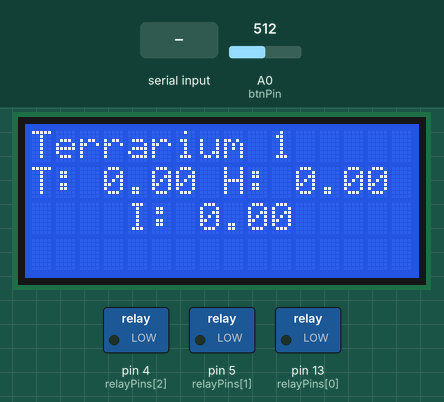
Simulated run of this sketch. Board: Arduino Uno, built with avr-gcc and run on an emulated ATmega328P. On the bench: 16×4 character LCD, switched loads named in the sketch (green lamp = pin HIGH). Inputs (shaded band) come from the test bench; at power-on: A0 (btnPin) = 512.

Above: at 1.2 s.
1.3 s: "90,45\n" received over Serial
At 1.7 s:
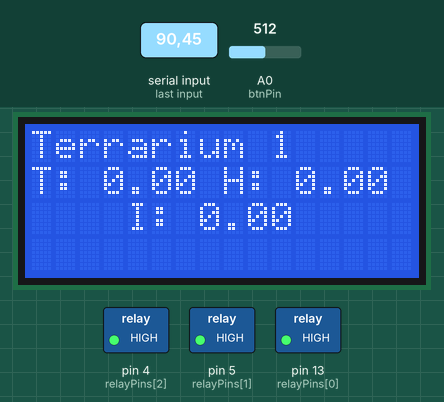
Timing chart, 0 to 4.3 s (numbered marks = the images above; inputs shaded):
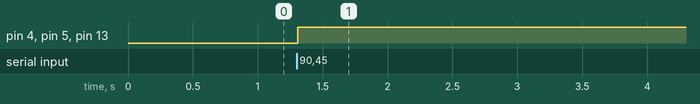

Measured:
- after the input at 1.3 s, pin 4 (relayPins[2]), pin 5 (relayPins[1]), pin 13 (relayPins[0]): LOW → HIGH at once

The sketch:

BCBT_git.ino
```cpp
/* by bewayos
  beta 0.2.3
  The project is under active development, additional data will be available soon, at the moment this code is needed to test the basic functions
*/
#include <LiquidCrystal_I2C.h>
#include <Wire.h>

// Initializing the LCD
LiquidCrystal_I2C lcd(0x27, 16, 4);

// Analog input for buttons
const int btnPin = A0;

// Pin for relays
const int relayPins[3] = {13, 5, 4}; // Relay for each group

// Variables for menu control
int currentGroup = 0;
int currentParam = 0;
bool inGroup = false;  // Are we within the group
bool needUpdate = true;  // Checkbox to refresh the display
const int numGroups = 3;
const int numParams = 3;
float sensorValues[numGroups][numParams]; // Data from sensors
int thresholdValues[numGroups][numParams] = {
  {30, 50, 700}, // Set values for Temp, Humidity, Illuminance
  {25, 45, 600},
  {28, 50, 800}
};

void setup() {
  lcd.begin();
  lcd.backlight();
  pinMode(btnPin, INPUT);
  for (int i = 0; i < 3; i++) {
    pinMode(relayPins[i], OUTPUT);
  }
  Serial.begin(9600);
}

void loop() {
  readSerialData(); // Function for reading data from the serial port
  int btnValue = analogRead(btnPin);
  static int lastButtonState = -1;  // Save the last state of the button to ensure debounce
  static unsigned long lastDebounceTime = 0; // Time of the last valid press
  unsigned long debounceDelay = 50;

  // Checking the values from the analog input to determine the pressed button
  if (btnValue > 1012 && btnValue < 1014) {
    handleButtonPress(1, &lastButtonState, &lastDebounceTime, debounceDelay);
  } else if (btnValue > 1002 && btnValue < 1004) {
    handleButtonPress(2, &lastButtonState, &lastDebounceTime, debounceDelay);
  } else if (btnValue > 976 && btnValue < 978) {
    handleButtonPress(3, &lastButtonState, &lastDebounceTime, debounceDelay);
  } else if (btnValue > 853 && btnValue < 855) {
    handleButtonPress(4, &lastButtonState, &lastDebounceTime, debounceDelay);
  } else {
    lastButtonState = -1;// If there are no active clicks, reset the last state
  }

  // Check if the display needs to be updated
  if (needUpdate) {
    displayMenu();
    needUpdate = false;
  }
  delay(100);
}

void handleButtonPress(int buttonNumber, int* lastButtonState, unsigned long* lastDebounceTime, unsigned long debounceDelay) {
  unsigned long currentTime = millis();
  if (*lastButtonState != buttonNumber && (currentTime - *lastDebounceTime) > debounceDelay) {
    *lastButtonState = buttonNumber;
    *lastDebounceTime = currentTime;
    needUpdate = true;  // Check the box to update the display
    switch (buttonNumber) {
      case 1: // Next / switches parameters in the edit mode
        if (inGroup) {
          currentParam = (currentParam + 1) % numParams;
        } else {
          currentGroup = (currentGroup + 1) % numGroups;
        }
        break;
      case 2: // OK / BACK
        inGroup = !inGroup;
        currentParam = 0; // Reset the parameter selection when entering the group
        break;
      case 3: // Increasing the value of the parameter
        if (inGroup) thresholdValues[currentGroup][currentParam]++;
        break;
      case 4: // Reducing the value of the parameter
        if (inGroup) thresholdValues[currentGroup][currentParam]--;
        break;
    }
  }
}

void readSerialData() {
  // Check if there is any data available on the serial port
  if (Serial.available()) {
    String dataString = Serial.readStringUntil('\n');
    // Pass the data string to the parseSerialData function for further processing
    parseSerialData(dataString);
  }
}

void parseSerialData(String data) {
  // Iterate over each group of sensor data included in the received string
  for (int group = 0; group < numGroups; group++) {
    sensorValues[group][0] = getValue(data, group * 3);      // Temp
    sensorValues[group][1] = getValue(data, group * 3 + 1);  // Humidity
    sensorValues[group][2] = getValue(data, group * 3 + 2);  // Illuminance
    // After updating the sensor values, check if any thresholds are crossed
    checkThresholds(group);
  }
}

void checkThresholds(int group) {
  // Check each parameter in the specified group
  for (int param = 0; param < numParams; param++) {
    if (sensorValues[group][param] < thresholdValues[group][param]) {
      digitalWrite(relayPins[group], HIGH);
    } else {
      digitalWrite(relayPins[group], LOW);
    }
  }
}

float getValue(String data, int index) {
  int firstComma = 0;
  int secondComma = -1;
  // Go through the data string to the desired value index
  for (int i = 0; i <= index; i++) {
    firstComma = secondComma + 1;
    secondComma = data.indexOf(',', firstComma);
  }
  // Return the found value as a floating point number
  return data.substring(firstComma, secondComma).toFloat();
}

void displayMenu() {
  lcd.clear(); // Clear the display before displaying new information
  if (!inGroup) {
    // Display general information about the terrarium and the parameters of the current group
    lcd.print("Terrarium ");
    lcd.print(currentGroup + 1);
    lcd.setCursor(0, 1);
    lcd.print("T: ");
    lcd.print(sensorValues[currentGroup][0]);
    lcd.print(" H: ");
    lcd.print(sensorValues[currentGroup][1]);
    lcd.setCursor(0, 2);
    lcd.print("I: ");
    lcd.print(sensorValues[currentGroup][2]);
  } else {
    // Displaying parameters for editing
    lcd.print(thresholdValues[currentParam][2]);
    lcd.setCursor(0, 1);
    lcd.print("Value: ");
    lcd.print(sensorValues[currentGroup][currentParam]);
  }
}
```
